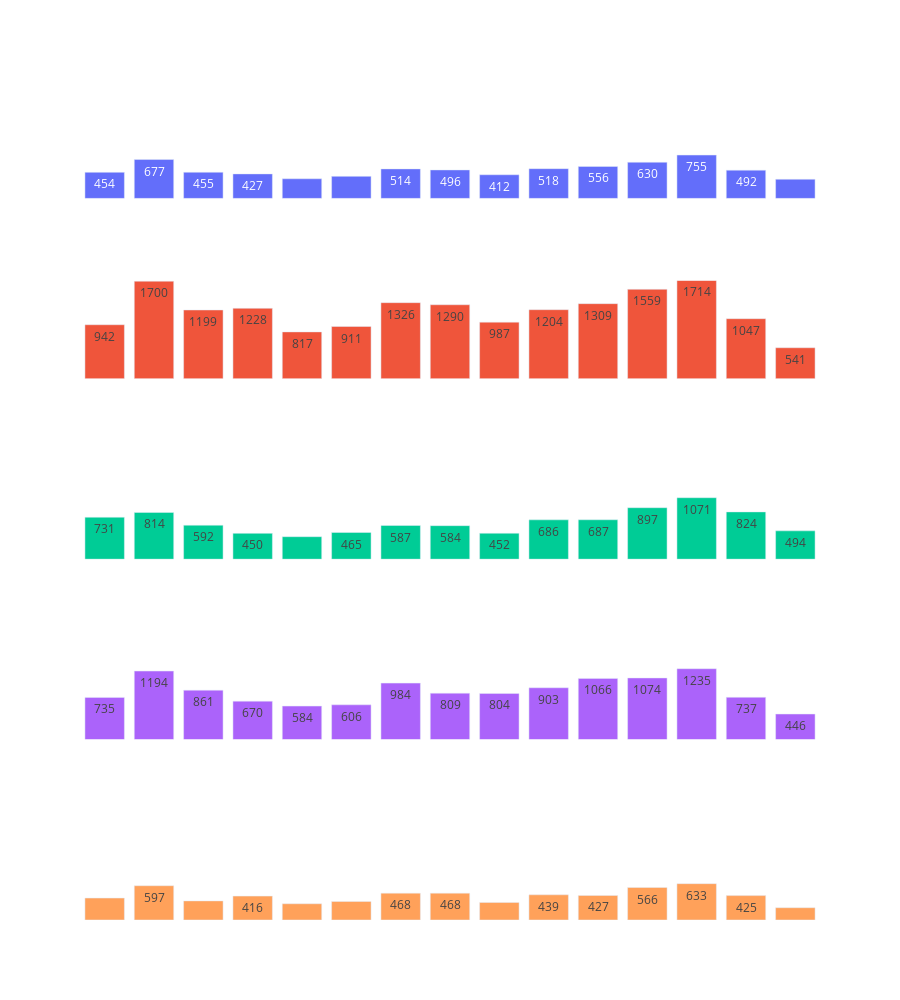

This figure's notebook cell:
### Code cell
layout = dict(
    paper_bgcolor="rgba(0,0,0,0)",
    plot_bgcolor="rgba(0,0,0,0)",
    title_x=0.1,
    font=dict(color="white"),
)

fig = make_subplots(
    rows=len(locations),
    cols=1,
    subplot_titles=locations,
    shared_xaxes=True,
    shared_yaxes=True,
)

for i, location in enumerate(locations):
    df = week_overview_per_section_per_hour.query(
        f" to_location == '{location}' "
    )
    fig.add_trace(
        go.Bar(
            x=df.hour_of_day.values,
            y=df.customers.values,
            name=location,
            text=df.customers.values,
            textposition="auto",
        ),
        row=i + 1,
        col=1,
    )

title = "Count of customers per location and hour of day"

y_max = week_overview_per_section_per_hour.customers.max()


fig.update_layout(
    **layout,
    title_text=title,
    height=1000,
    showlegend=False,
    # 1
    xaxis=dict(showgrid=False),
    yaxis=dict(showgrid=False, range=[0, y_max]),
    # 2
    xaxis2=dict(showgrid=False),
    yaxis2=dict(showgrid=False, range=[0, y_max]),
    # 3
    xaxis3=dict(showgrid=False),
    yaxis3=dict(showgrid=False, range=[0, y_max]),
    # 4
    xaxis4=dict(showgrid=False),
    yaxis4=dict(showgrid=False, range=[0, y_max]),
    # 5
    xaxis5=dict(showgrid=False),
    yaxis5=dict(showgrid=False, range=[0, y_max]),
)

fig.show()

### Figure 1 — Plotly figure (JSON) as saved in the notebook; plotly's stock layout.template omitted (floating-point values rounded to 4 significant figures)
{"data": [{"name": "checkout", "text": [454, 677, 455, 427, 342, 384, 514, 496, 412, 518, 556, 630, 755, 492, 333], "textposition": "auto", "type": "bar", "x": [7, 8, 9, 10, 11, 12, 13, 14, 15, 16, 17, 18, 19, 20, 21], "xaxis": "x", "y": [454, 677, 455, 427, 342, 384, 514, 496, 412, 518, 556, 630, 755, 492, 333], "yaxis": "y"}, {"name": "dairy", "text": [942, 1700, 1199, 1228, 817, 911, 1326, 1290, 987, 1204, 1309, 1559, 1714, 1047, 541], "textposition": "auto", "type": "bar", "x": [7, 8, 9, 10, 11, 12, 13, 14, 15, 16, 17, 18, 19, 20, 21], "xaxis": "x2", "y": [942, 1700, 1199, 1228, 817, 911, 1326, 1290, 987, 1204, 1309, 1559, 1714, 1047, 541], "yaxis": "y2"}, {"name": "drinks", "text": [731, 814, 592, 450, 392, 465, 587, 584, 452, 686, 687, 897, 1071, 824, 494], "textposition": "auto", "type": "bar", "x": [7, 8, 9, 10, 11, 12, 13, 14, 15, 16, 17, 18, 19, 20, 21], "xaxis": "x3", "y": [731, 814, 592, 450, 392, 465, 587, 584, 452, 686, 687, 897, 1071, 824, 494], "yaxis": "y3"}, {"name": "fruit", "text": [735, 1194, 861, 670, 584, 606, 984, 809, 804, 903, 1066, 1074, 1235, 737, 446], "textposition": "auto", "type": "bar", "x": [7, 8, 9, 10, 11, 12, 13, 14, 15, 16, 17, 18, 19, 20, 21], "xaxis": "x4", "y": [735, 1194, 861, 670, 584, 606, 984, 809, 804, 903, 1066, 1074, 1235, 737, 446], "yaxis": "y4"}, {"name": "spices", "text": [382, 597, 333, 416, 283, 322, 468, 468, 305, 439, 427, 566, 633, 425, 214], "textposition": "auto", "type": "bar", "x": [7, 8, 9, 10, 11, 12, 13, 14, 15, 16, 17, 18, 19, 20, 21], "xaxis": "x5", "y": [382, 597, 333, 416, 283, 322, 468, 468, 305, 439, 427, 566, 633, 425, 214], "yaxis": "y5"}], "layout": {"annotations": [{"font": {"size": 16}, "showarrow": false, "text": "checkout", "x": 0.5, "xanchor": "center", "xref": "paper", "y": 1, "yanchor": "bottom", "yref": "paper"}, {"font": {"size": 16}, "showarrow": false, "text": "dairy", "x": 0.5, "xanchor": "center", "xref": "paper", "y": 0.78, "yanchor": "bottom", "yref": "paper"}, {"font": {"size": 16}, "showarrow": false, "text": "drinks", "x": 0.5, "xanchor": "center", "xref": "paper", "y": 0.56, "yanchor": "bottom", "yref": "paper"}, {"font": {"size": 16}, "showarrow": false, "text": "fruit", "x": 0.5, "xanchor": "center", "xref": "paper", "y": 0.34, "yanchor": "bottom", "yref": "paper"}, {"font": {"size": 16}, "showarrow": false, "text": "spices", "x": 0.5, "xanchor": "center", "xref": "paper", "y": 0.12, "yanchor": "bottom", "yref": "paper"}], "font": {"color": "white"}, "height": 1000, "paper_bgcolor": "rgba(0,0,0,0)", "plot_bgcolor": "rgba(0,0,0,0)", "showlegend": false, "title": {"text": "Count of customers per location and hour of day", "x": 0.1}, "xaxis": {"anchor": "y", "domain": [0, 1], "matches": "x5", "showgrid": false, "showticklabels": false}, "xaxis2": {"anchor": "y2", "domain": [0, 1], "matches": "x5", "showgrid": false, "showticklabels": false}, "xaxis3": {"anchor": "y3", "domain": [0, 1], "matches": "x5", "showgrid": false, "showticklabels": false}, "xaxis4": {"anchor": "y4", "domain": [0, 1], "matches": "x5", "showgrid": false, "showticklabels": false}, "xaxis5": {"anchor": "y5", "domain": [0, 1], "showgrid": false}, "yaxis": {"anchor": "x", "domain": [0.88, 1], "range": [0, 1714], "showgrid": false}, "yaxis2": {"anchor": "x2", "domain": [0.66, 0.78], "range": [0, 1714], "showgrid": false}, "yaxis3": {"anchor": "x3", "domain": [0.44, 0.56], "range": [0, 1714], "showgrid": false}, "yaxis4": {"anchor": "x4", "domain": [0.22, 0.34], "range": [0, 1714], "showgrid": false}, "yaxis5": {"anchor": "x5", "domain": [0, 0.12], "range": [0, 1714], "showgrid": false}}}
